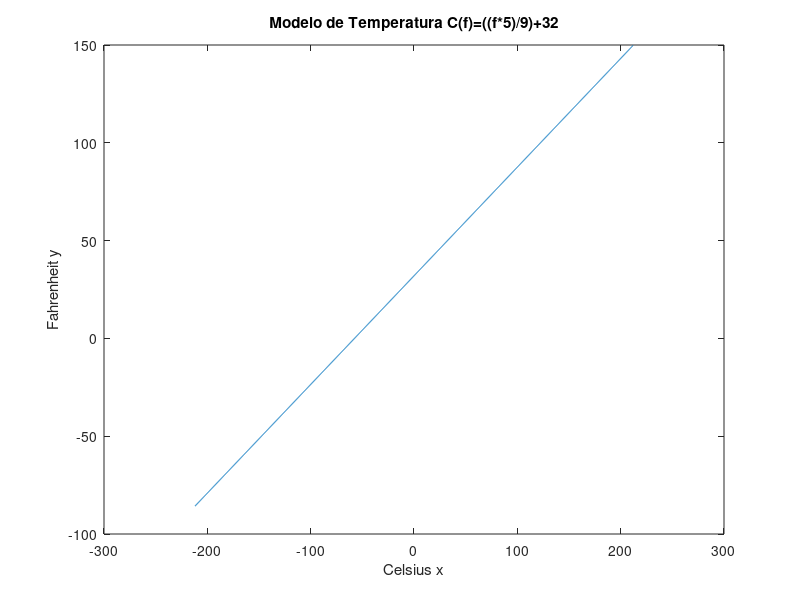

MATLAB code to generate this figure:
% Title         : Modelo de Temperatura
% Description   : Script para grafcar una funcion de un modelo de Temperatura
% Author        : Erika Amairani Leonardo Arce
% Date          : 20210415

% si se graficá su comportamiento es lineal  
% Limpiar variables
clear
% Rango de -212..212 en i =0.2
f=-212:0.2:212;
% Valor de la funcion 
C=((f*5)/9)+32;
% Dibujar C,f
plot (f,C);
% Titulo
title("Modelo de Temperatura C(f)=((f*5)/9)+32");
% Etiqueta para C
xlabel("Celsius x");
% Etiqueta para f
ylabel ("Fahrenheit y");
